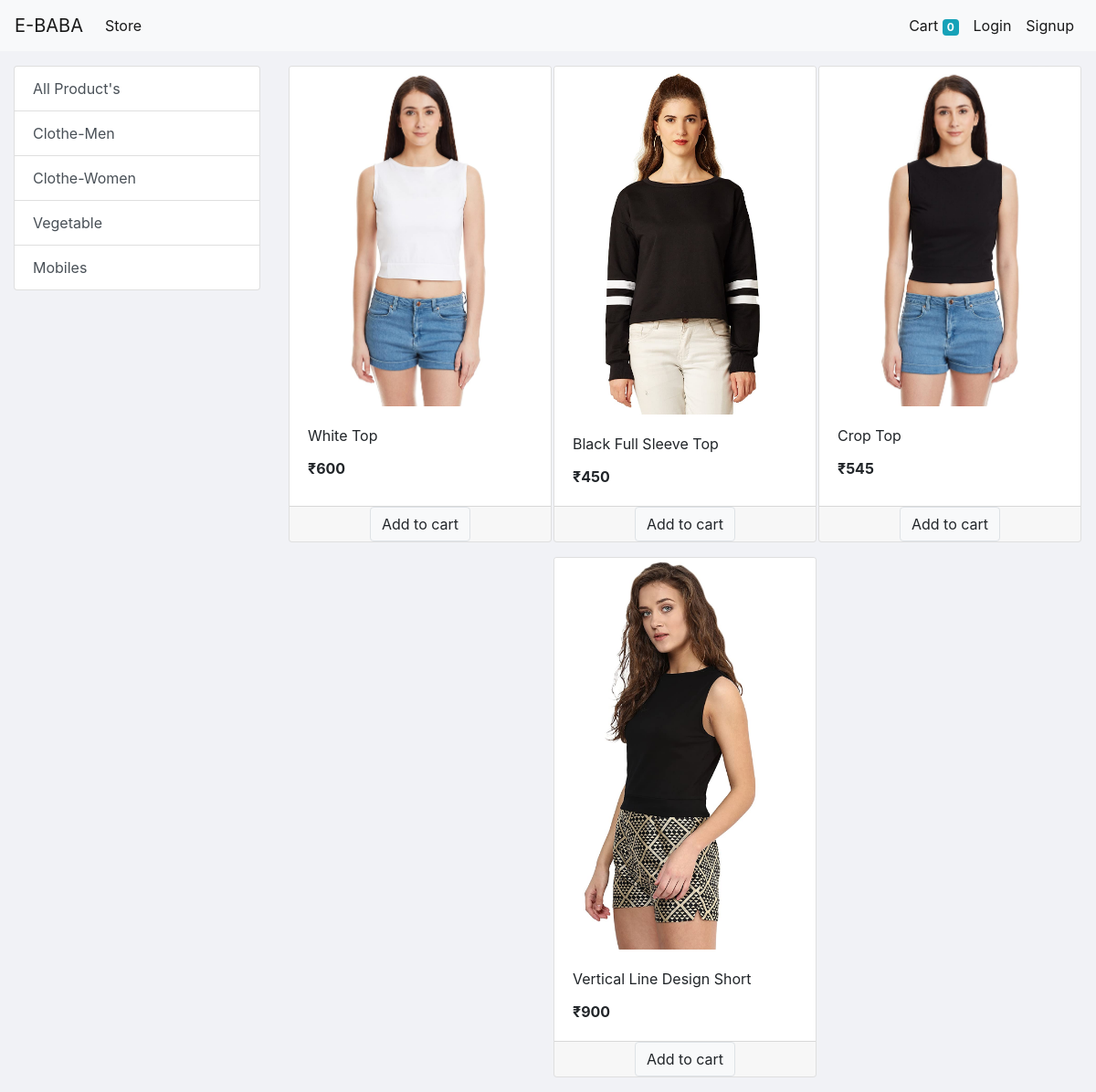
The app's page /?category=2 with its own data.
### store/models/category.py (models this page shows, shortened)
class Category(models.Model):
    Categoryname=models.CharField(max_length=200)
    @staticmethod
    def get_all_categories():
        return Category.objects.all()

### store/models/product.py (models this page shows, shortened)
class Product(models.Model):
    Productname=models.CharField(max_length=100)
    Productprice=models.IntegerField(default=0)
    category = models.ForeignKey(Category,on_delete=models.CASCADE,default=1)
    Productdescription=models.CharField(max_length=200,default='',null=True,blank=True)
    Productimage=models.ImageField(upload_to='assests/pictures/')
    @staticmethod
    def get_all_product_by_categoryid(category_id):
        if category_id:
          return Product.objects.filter(category=category_id)
        else:
            return Product.get_all_product()

### store/views/home.py (the view, shortened to what this page needs)
# urls.py: path('',home.Index.as_view(),name='homepage'),
class Index(View):
    def get(self,request):
        cart=request.session.get('cart')
        if not cart:
            request.session['cart']={}
        products=None
        request.session.get('cart')
        categories=Category.get_all_categories()
        categoryID=request.GET.get('category')
        if categoryID:
           products=Product.get_all_product_by_categoryid(categoryID)
           data={}
           data['products']=products
           data['categories']=categories
           return render(request,'index.html',data)
        else:
          products=Product.get_all_product()
          data={}
          data['products']=products
          data['categories']=categories
          return render(request,'index.html',data)

### store/templatetags/cart.py (called while the page is built)
@register.filter(name='is_in_cart')
def is_in_cart(products,cart):
    keys=cart.keys()
    for id in keys:
        if id==str(products.id):
            return True
    return False

### store/templates/index.html (shortened to what this page needs)
{% extends 'base.html'%}
{% block content %}
{% load cart %}
<div class="container-fluid mt-3">
    <div class="row">
        <div class="col-lg-3">
            <div class="list-group">
                <a href="/" class="list-group-item list-group-item-action">
                    All Product's
                </a>
                {% for category in categories %}
                <a href="/?category={{category.id}}" class="list-group-item list-group-item-action">
                    {{category.Categoryname}}
                </a>
                {% endfor %}
            </div>
        </div>
        <div class="col-lg-9 ">
            <div class="row mx-auto">
                {% for products in products %}
                    <div class="card mx-auto mb-3" id="{{products.id}}" style="width: 18rem;">
                        <img src="{{products.Productimage.url}}" class="card-img-top" alt="card image cap">
                        <div class="card-body">
                            <p class="card-title">{{products.Productname}}</p>
                            <p class="card-text font-weight-bold">₹{{products.Productprice}}</p>
                        </div>
                        <div class="card-footer p-0 ">
                            {% if products|is_in_cart:request.session.cart %}
                            <div class="row no-gutters">
                                <form action="/#{{products.id}}" class="col-2" method="Post">
                                    {% csrf_token %}
                                    <input type="text" hidden name="product" value="{{products.id}}">
                                    <input type="text" hidden name="remove" value="True">
                                    <input type="submit" value="-" class=" btn btn-block btn-secondary">
                                </form>
                                <div class="text-center col mt-2">{{products|cart_count:request.session.cart}} in Cart</div>
                                <form action="" class="col-2" method="Post">
                                    {% csrf_token %}
                                    <input type="text" hidden name="product" value="{{products.id}}">
                                    <input type="submit" value="+" class=" btn btn-block btn-secondary">
                                </form>
                            </div>
                            {% else %}
                            <form action="/#{{products.id}}" method="Post" class="btn-block">
                                <center><input type="submit"  class="btn btn-light border" value="Add to cart"></center>
                            </form>
                            {%endif%}
                        </div>
                    </div>
                {% endfor %}
            </div>
        </div>
    </div>
</div>
{% endblock %}

### records on screen
Category: Categoryname "Clothe-Men"
Category: Categoryname "Clothe-Women"
Category: Categoryname "Vegetable"
Category: Categoryname "Mobiles"
Product: Productimage (picture), Productname "White Top", Productprice "600"
Product: Productimage (picture), Productname "Black Full Sleeve Top", Productprice "450"
Product: Productimage (picture), Productname "Crop Top", Productprice "545"
Product: Productimage (picture), Productname "Vertical Line Design Short", Productprice "900"

### other values on screen
{{ request.session.cart.keys|length }} "0"
